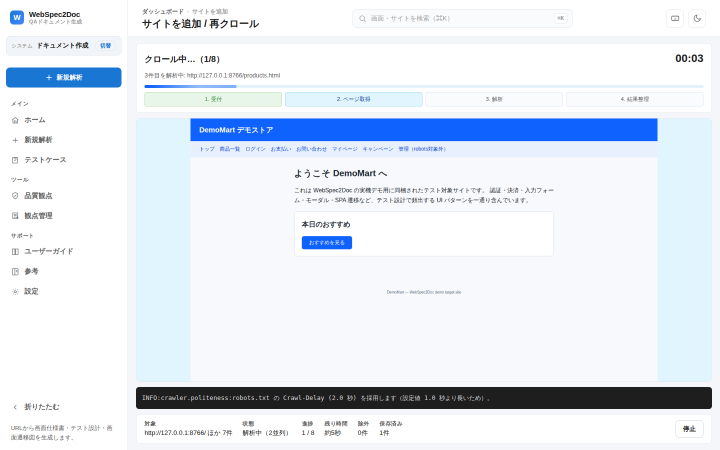
#> input picture pages/assets/shots/04-crawl-live.png, 1440 x 900 px (shown at 1/2 size)
$ python -i visual_complexity.py   (imports and definitions only)
#> lines starting #> are read from the running program, lines starting #| are printed output that depends on the picture
#> in measure, opened is the input picture: PIL image 1440x900 RGB; mean R, G, B 226.9, 233.5, 242
"""スクリーンショットから視覚的複雑性と色の豊かさを算出する。

なぜ必要か:
    第一印象は視覚的複雑性と色の豊かさでおおよそ説明できる
    （Reinecke et al. 2013 は、この2つの知覚モデルに属性を加えて
    500ms 提示後の美的魅力度評定の分散の約半分を説明した）。
    DOM の要素数はその代理でしかない。実際に目に入るのは描画結果なので、
    描画結果そのものから測る。

指標:
    compression_ratio
        PNG 圧縮後サイズ ÷ 無圧縮サイズ。画像圧縮率は視覚的複雑性の代理として
        Tuch ら・Miniukovich らが用いている。単純な画面ほどよく圧縮される。
    edge_density
        輝度差が閾値を超える画素の割合。要素の輪郭・区切り線・文字の多さを表す。
    colorfulness
        Hasler & Süsstrunk (2003) の式。rg = R-G, yb = 0.5(R+G)-B について
        sqrt(σrg² + σyb²) + 0.3 * sqrt(μrg² + μyb²)。

限界:
    知覚モデルそのものではなく、原著で用いられた画像特徴量の再実装である。
    絶対値で美しさを主張するものではなく、**同じ画面の悪化を検知する**ために使う。
"""

from __future__ import annotations

import io
import math
from dataclasses import asdict, dataclass
from pathlib import Path
from typing import Any

import numpy as np
from PIL import Image

#: 輝度差がこれを超えた画素をエッジとみなす（0-255）。
_EDGE_THRESHOLD = 24

#: 長辺をここまで縮めてから測る。等倍だと解像度差で値がぶれる。
_NORMALIZE_LONG_EDGE = 1280


@dataclass(frozen=True)
class VisualComplexity:
    """1枚の画面についての実測値。"""

    width: int
    height: int
    compression_ratio: float
    edge_density: float
    colorfulness: float

    def to_dict(self) -> dict[str, Any]:
        return asdict(self)


def _normalized(image: Image.Image) -> Image.Image:
    """解像度差を吸収する。長辺が閾値以下ならそのまま。"""
    long_edge = max(image.width, image.height)
#> long_edge = 1440
    if long_edge <= _NORMALIZE_LONG_EDGE:
        return image
    scale = _NORMALIZE_LONG_EDGE / long_edge
#> scale = 0.889
    size = (max(1, round(image.width * scale)), max(1, round(image.height * scale)))
#> size = (1280, 800)
    return image.resize(size, Image.Resampling.LANCZOS)


def _compression_ratio(image: Image.Image) -> float:
    """PNG 圧縮後 ÷ 無圧縮。低いほど単純な画面。"""
    raw = image.width * image.height * 3
#> raw = 3072000
    if raw == 0:
        return 0.0
    buffer = io.BytesIO()
    image.save(buffer, format="PNG", optimize=True)
    return round(buffer.getbuffer().nbytes / raw, 4)


def _edge_density(image: Image.Image) -> float:
    """輝度差が閾値を超える画素の割合。"""
    gray = np.asarray(image.convert("L"), dtype=np.int16)
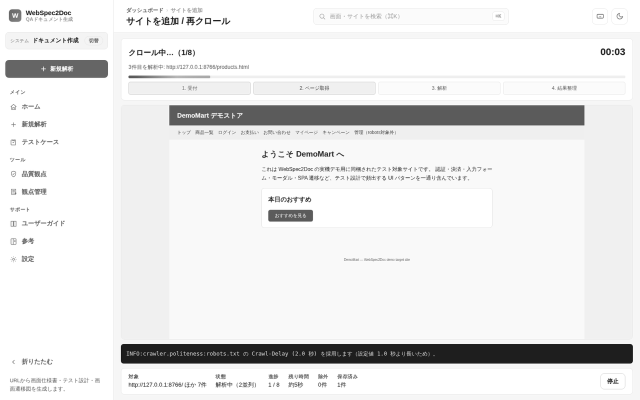
#> gray: shape (800, 1280) int16 (shown at 1/2 size); min 0, max 255, mean 232.5
    if gray.size == 0:
        return 0.0
    dx = np.abs(np.diff(gray, axis=1))
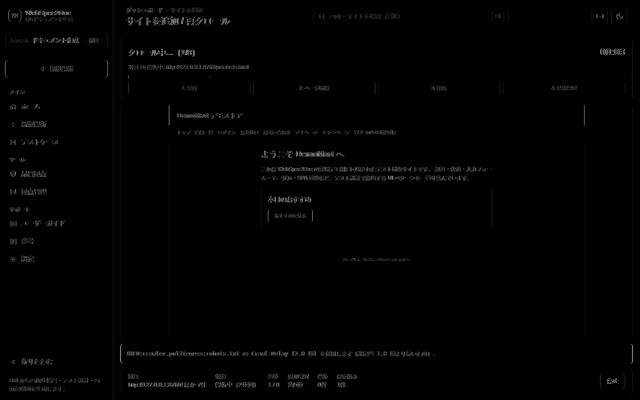
#> dx: shape (800, 1279) int16 (shown at 1/2 size); min 0, max 196, mean 2.1
    dy = np.abs(np.diff(gray, axis=0))
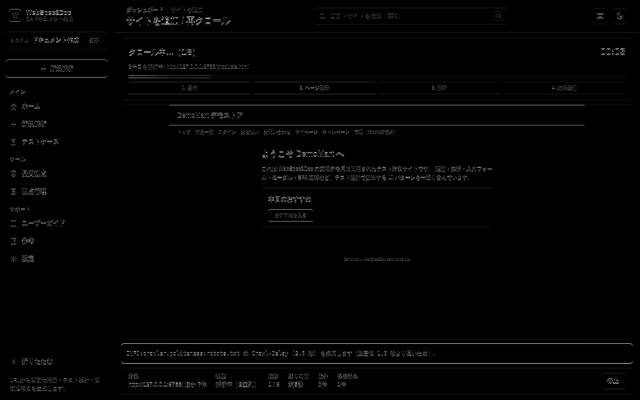
#> dy: shape (799, 1280) int16 (shown at 1/2 size); min 0, max 230, mean 3.3
    edges = int((dx > _EDGE_THRESHOLD).sum() + (dy > _EDGE_THRESHOLD).sum())
#> edges = 59988
    total = dx.size + dy.size
#> total = 2045920
    return round(edges / total, 4) if total else 0.0


def _colorfulness(image: Image.Image) -> float:
    """Hasler & Süsstrunk (2003) の colorfulness。"""
    rgb = np.asarray(image.convert("RGB"), dtype=np.float64)
    if rgb.size == 0:
        return 0.0
    r, g, b = rgb[:, :, 0], rgb[:, :, 1], rgb[:, :, 2]
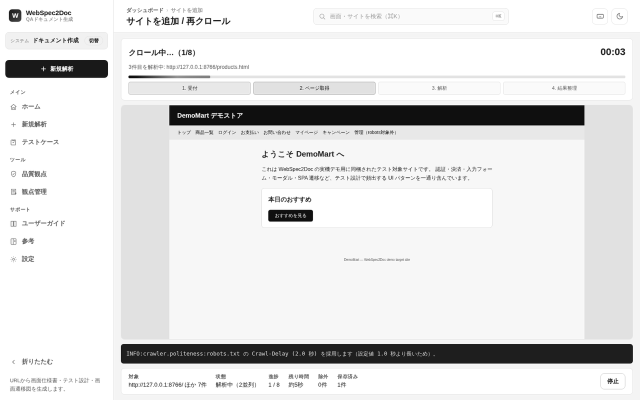
#> r: shape (800, 1280) float64 (shown at 1/2 size); min 0, max 255, mean 226.8
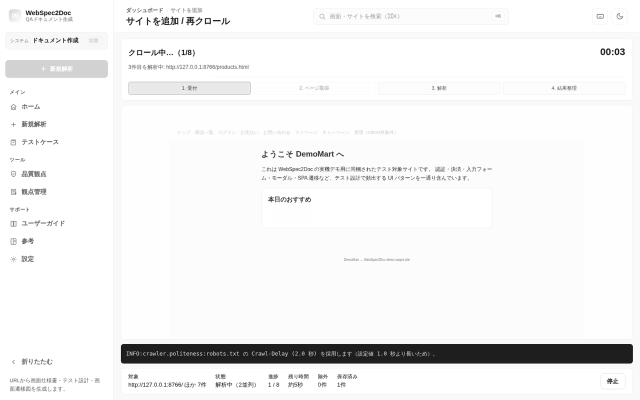
#> b: shape (800, 1280) float64 (shown at 1/2 size); min 0, max 255, mean 242
    rg = r - g
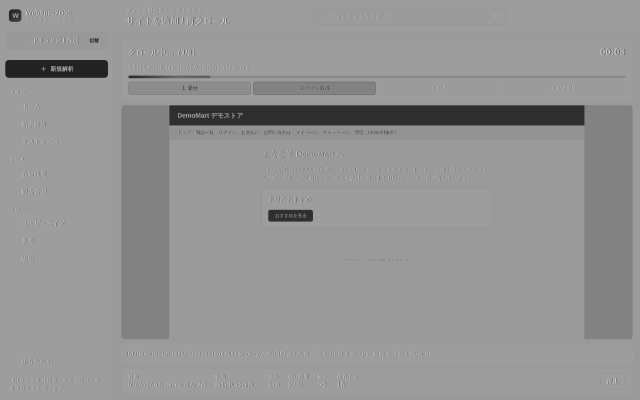
#> rg: shape (800, 1280) float64 (shown at 1/2 size); min -119, max 74, mean -6.6; drawn with min black and max white
    yb = 0.5 * (r + g) - b
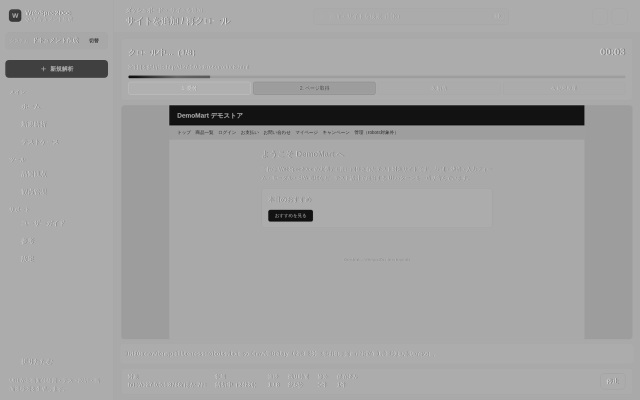
#> yb: shape (800, 1280) float64 (shown at 1/2 size); min -221, max 105.5, mean -11.8; drawn with min black and max white
    std = math.sqrt(float(rg.std()) ** 2 + float(yb.std()) ** 2)
#> std = 41.61
    mean = math.sqrt(float(rg.mean()) ** 2 + float(yb.mean()) ** 2)
#> mean = 13.57
    return round(std + 0.3 * mean, 2)


def measure(image_path: str | Path) -> VisualComplexity:
    """スクリーンショット1枚を測る。"""
    with Image.open(image_path) as opened:
        image = _normalized(opened.convert("RGB"))
        return VisualComplexity(
            width=image.width,
            height=image.height,
            compression_ratio=_compression_ratio(image),
            edge_density=_edge_density(image),
            colorfulness=_colorfulness(image),
        )

>>> result = measure('../../../../../../../pages/assets/shots/04-crawl-live.png')

$ run again, on pages/assets/shots/01-home.png
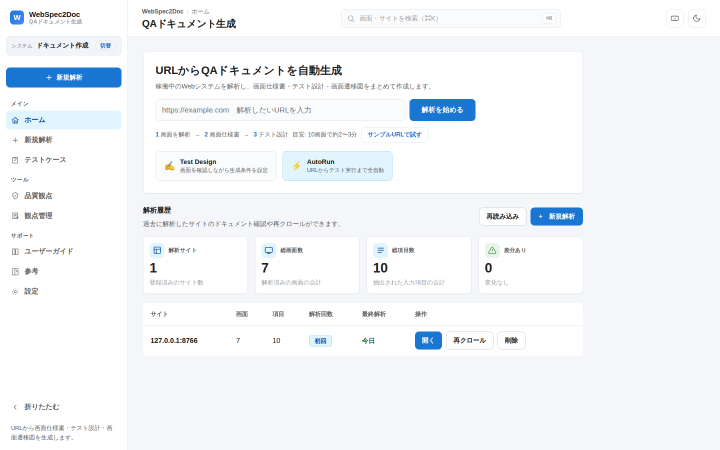
#> input picture pages/assets/shots/01-home.png, 1440 x 900 px (shown at 1/2 size)
#> in measure, opened is the input picture: PIL image 1440x900 RGB; mean R, G, B 242.9, 245.7, 248.6
#> in _edge_density, `dy = np.abs(np.diff(gray, axis=0))`:
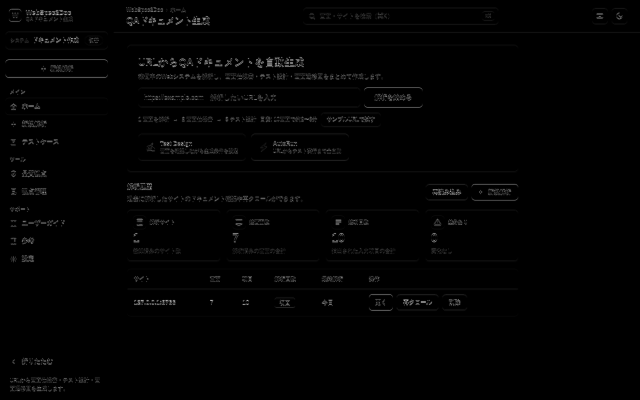
#> dy: shape (799, 1280) int16 (shown at 1/2 size); min 0, max 234, mean 2.5
#> edges = 56245
#> in _colorfulness, `yb = 0.5 * (r + g) - b`:
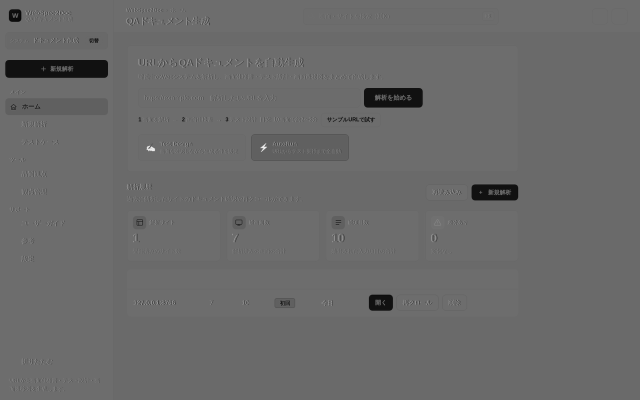
#> yb: shape (800, 1280) float64 (shown at 1/2 size); min -165.5, max 221.5, mean -4.4; drawn with min black and max white
#> std = 22.06
#> mean = 5.2

$ run again, on pages/assets/shots/03-conditions.png
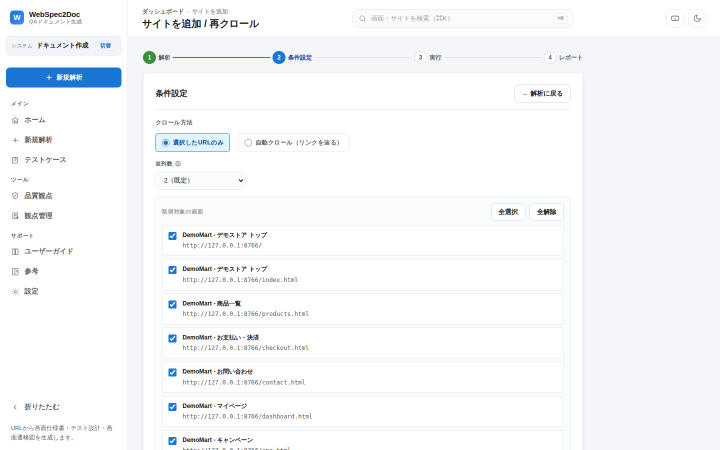
#> input picture pages/assets/shots/03-conditions.png, 1440 x 900 px (shown at 1/2 size)
#> in measure, opened is the input picture: PIL image 1440x900 RGB; mean R, G, B 246.4, 248.1, 249.9
#> in _edge_density, `dy = np.abs(np.diff(gray, axis=0))`:
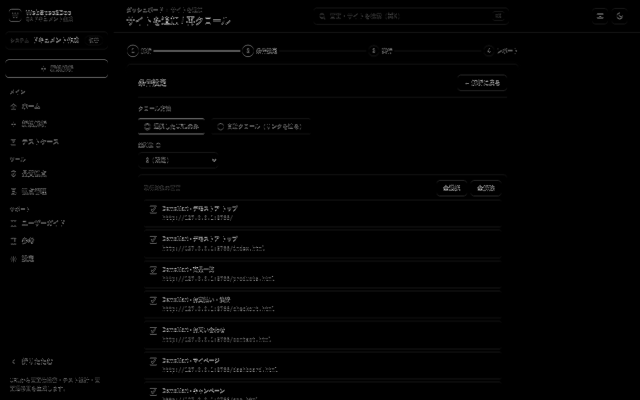
#> dy: shape (799, 1280) int16 (shown at 1/2 size); min 0, max 230, mean 2.7
#> edges = 51310
#> in _colorfulness, `rg = r - g`:
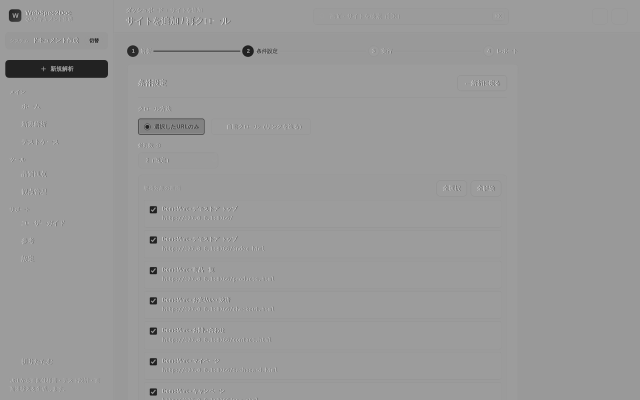
#> rg: shape (800, 1280) float64 (shown at 1/2 size); min -119, max 75, mean -1.7; drawn with min black and max white
#> std = 17.85
#> mean = 3.17
